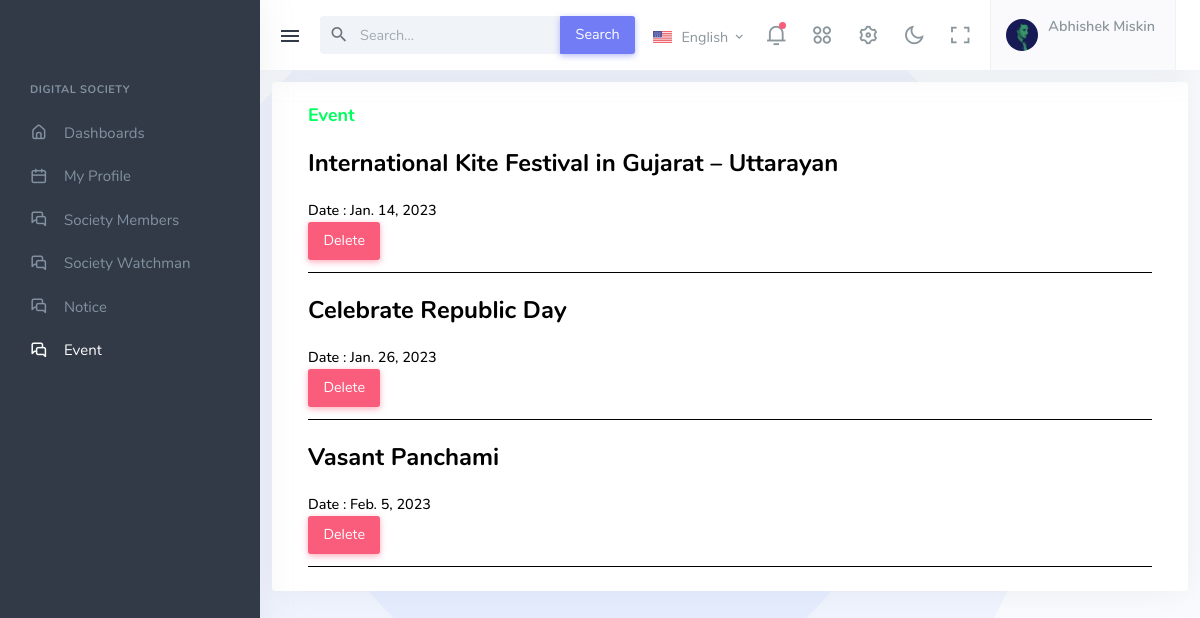
Before: /event_page/ (signed in) with the older database file.
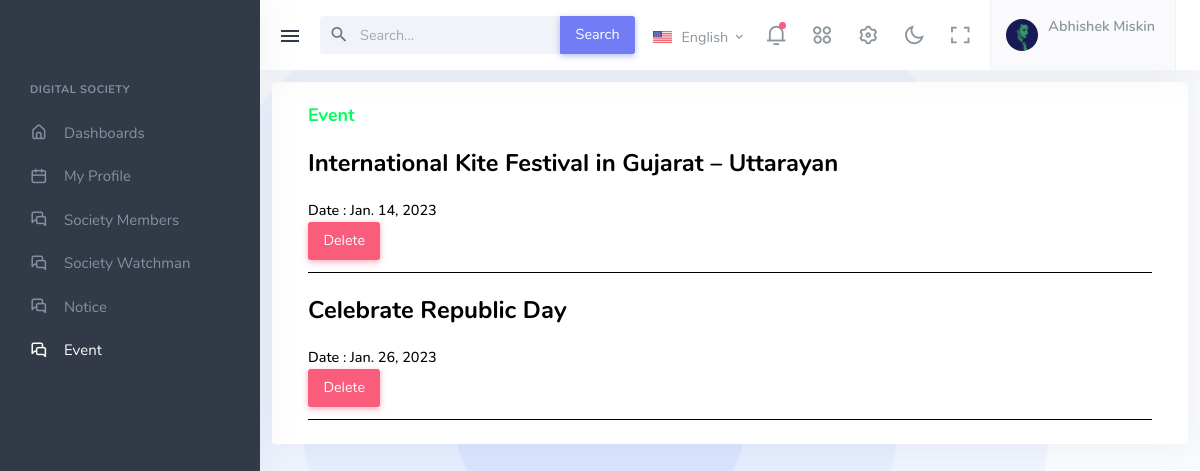
After: the same page with the newer database file.
### digital_App/models.py (models this page shows, shortened)
class Event(models.Model):
    AddEvent = models.CharField(max_length=50, default=str(), blank=True)
    Date = models.DateField()
    class Meta:
        db_table = "Event"

### digital_App/views.py (the view)
# urls.py: path("event_page/", event_page, name="event_page"),
def event_page(request):
    if 'email' in request.session:
        load_All_Events(request) # Load All Event
        return render(request, "event_page.html", default_data)
    return render(request, "event_page.html", default_data)

### digital_App/views.py (called while the page is built)
def load_All_Events(request):
    print(request.POST)
    event = Event.objects.all()
    default_data['event'] = event

### digital_App/templates/event_page.html (shortened to what the changed rows need)
{% extends 'base.html' %}
{% load static %}
{% block Main_Code %}
<div class="content-page">
    <div class="content">
        <div class="row">
            <div class="col-12">
                <div class="page-title-box">
                    <div class="container-fluid">
                        <div class="row">
                                <div class="card widget-flat mt-2">
                                    <div class="card-body">
                                        {% for e_data in event %}
                                        <div style="border-bottom: 1px solid black;">
                                            <h3 class="mt-3 mb-3" style="color: black;">{{e_data.AddEvent}}</h3>
                                            <p class="mb-0">
                                                <span class="me-2" style="color: black; font-weight: 500;">Date : {{e_data.Date}}</span>
                                            </p>
                                            <button class="btn btn-danger mb-2"> <a style="color: white;" href="{% url 'delete_event' event=e_data.AddEvent %}"> Delete</a></button>
                                        </div>
                                        {% endfor %}
                                    </div>
                                </div>
                        </div>
                    </div>
                </div>
            </div>
        </div>
    </div>
</div>
{% endblock %}

Changed rows visible on the page:
removed Event: AddEvent "Vasant Panchami", Date "Feb. 5, 2023"
